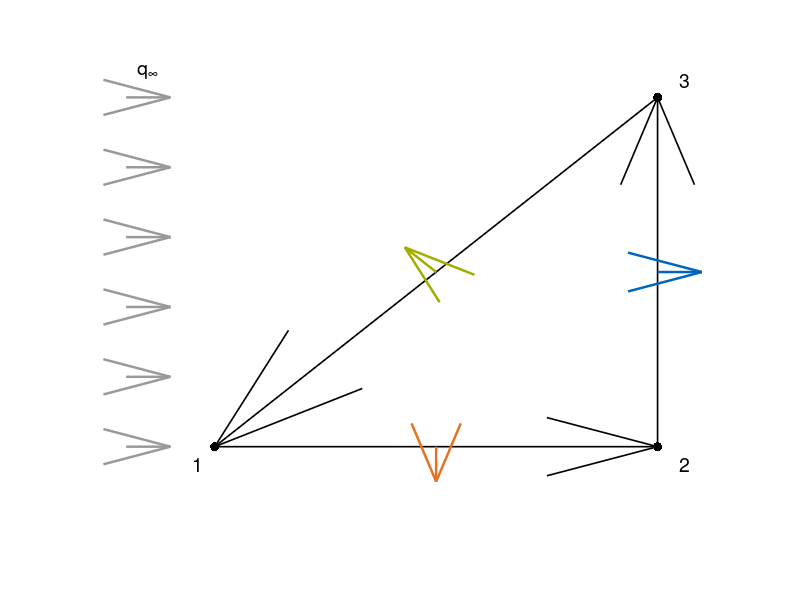

This chart was generated by the following MATLAB code:
clear; clc; close all

arrowheadsize = 1.0;
linewidtharrows = 1.8;

point_one =   [0, 0];
point_two =   [10, 0];
point_three = [10, 10];

%plot points
plot(point_one(1),point_one(2),'.','MarkerSize',20,'Color','k')
hold on
plot(point_two(1), point_two(2),'.','MarkerSize',20,'Color','k')
plot(point_three(1), point_three(2),'.','MarkerSize',20,'Color','k')
text(-0.5,-0.5,'1','FontSize',14)
text(10.5,-0.5,'2','FontSize',14)
text(10.5,10.5,'3','FontSize',14)

% plot lines
% plot([point_one(1), point_two(1)], [point_one(2), point_two(2)],'Color','k','Linewidth',1.2)
% plot([point_three(1), point_two(1)], [point_three(2), point_two(2)],'Color','k','Linewidth',1.2)
% plot([point_one(1), point_three(1)], [point_one(2), point_three(2)],'Color','k','Linewidth',1.2)

% % create vectors
% % 1 - 2
% vector_one   = [point_one(1) - point_two(1), point_one(2) - point_two(2), 0];
% % 2 - 3
% vector_two   = [point_two(1) - point_three(1), point_two(2) - point_three(2), 0];
% % 3 - 1
% vector_three = [point_three(1) - point_one(1), point_three(2) - point_one(2), 0];

% create vectors
% 1 - 2
vector_one   = [point_two(1) - point_one(1), point_two(2) - point_one(2), 0];
% 2 - 3
vector_two   = [point_three(1) - point_two(1), point_three(2) - point_two(2), 0];
% 3 - 1
vector_three = [point_one(1) - point_three(1), point_one(2) - point_three(2), 0];

% quiver(point_two(1),point_two(2),vector_one(1),vector_one(2),0,'Color','k','LineWidth',1.2,'MaxHeadSize',0.15)
% quiver(point_three(1),point_three(2),vector_two(1),vector_two(2),0,'Color','k','LineWidth',1.2,'MaxHeadSize',0.15)
% quiver(point_one(1),point_one(2),vector_three(1),vector_three(2),0,'Color','k','LineWidth',1.2,'MaxHeadSize',0.15)

quiver(point_one(1),point_one(2),vector_one(1),vector_one(2),0,'Color','k','LineWidth',1.2,'MaxHeadSize',0.15)
quiver(point_two(1),point_two(2),vector_two(1),vector_two(2),0,'Color','k','LineWidth',1.2,'MaxHeadSize',0.15)
quiver(point_three(1),point_three(2),vector_three(1),vector_three(2),0,'Color','k','LineWidth',1.2,'MaxHeadSize',0.15)

axis([-2.5 11.5 -2.5 11.5])
set(gcf, 'Color','w'); 
axis off;

% cross products
% z axis
z = [0 0 1];

% first normal
x_one = vector_one(2)*z(3) - vector_one(3)*z(2);
y_one = -(vector_one(1)*z(3) - vector_one(3)*z(1));
z_one = vector_one(1)*z(2) - vector_one(2)*z(1);

normal_one = [x_one, y_one, z_one];
normal_one = normal_one ./ norm(normal_one);

midpoint_one = [0.5*(point_one(1) + point_two(1)), 0.5*(point_one(2) + point_two(2))];
quiver(midpoint_one(1),midpoint_one(2),normal_one(1),normal_one(2),0,...
    'Color','#e37222','LineWidth',linewidtharrows,'MaxHeadSize',arrowheadsize)

% second normal
x_two = vector_two(2)*z(3) - vector_two(3)*z(2);
y_two = -(vector_two(1)*z(3) - vector_two(3)*z(1));
z_two = vector_two(1)*z(2) - vector_two(2)*z(1);

normal_two = [x_two, y_two, z_two];
normal_two = normal_two ./ norm(normal_two);

midpoint_two = [0.5*(point_two(1) + point_three(1)), 0.5*(point_two(2) + point_three(2))];
quiver(midpoint_two(1),midpoint_two(2),normal_two(1),normal_two(2),0,...
    'Color','#0065bd','LineWidth',linewidtharrows,'MaxHeadSize',arrowheadsize)


% third normal
x_three = vector_three(2)*z(3) - vector_three(3)*z(2);
y_three = -(vector_three(1)*z(3) - vector_three(3)*z(1));
z_three = vector_three(1)*z(2) - vector_three(2)*z(1);

normal_three = [x_three, y_three, z_three];
normal_three = normal_three ./ norm(normal_three);

midpoint_three = [0.5*(point_one(1) + point_three(1)), 0.5*(point_one(2) + point_three(2))];
quiver(midpoint_three(1),midpoint_three(2),normal_three(1),normal_three(2),0,...
    'Color','#a2ad00','LineWidth',linewidtharrows,'MaxHeadSize',arrowheadsize)

% free stream velocity 
free_stream_mach_number = 0.6;
free_stream_speed_of_sound = 340.0;
V = [free_stream_mach_number * free_stream_speed_of_sound, 0, 0];

quiver(-2,0,V(1)/norm(V(1)),0,0,'Color','#999999','LineWidth',linewidtharrows,'MaxHeadSize',arrowheadsize)
quiver(-2,2,V(1)/norm(V(1)),0,0,'Color','#999999','LineWidth',linewidtharrows,'MaxHeadSize',arrowheadsize)
quiver(-2,4,V(1)/norm(V(1)),0,0,'Color','#999999','LineWidth',linewidtharrows,'MaxHeadSize',arrowheadsize)
quiver(-2,6,V(1)/norm(V(1)),0,0,'Color','#999999','LineWidth',linewidtharrows,'MaxHeadSize',arrowheadsize)
quiver(-2,8,V(1)/norm(V(1)),0,0,'Color','#999999','LineWidth',linewidtharrows,'MaxHeadSize',arrowheadsize)
quiver(-2,10,V(1)/norm(V(1)),0,0,'Color','#999999','LineWidth',linewidtharrows,'MaxHeadSize',arrowheadsize)
text(-1.75,10.75,'q_{\infty}','FontSize',14)

component_one = dot(normal_one,V)/norm(V);
component_two = dot(normal_two,V)/norm(V);
component_three = dot(normal_three,V)/norm(V);
